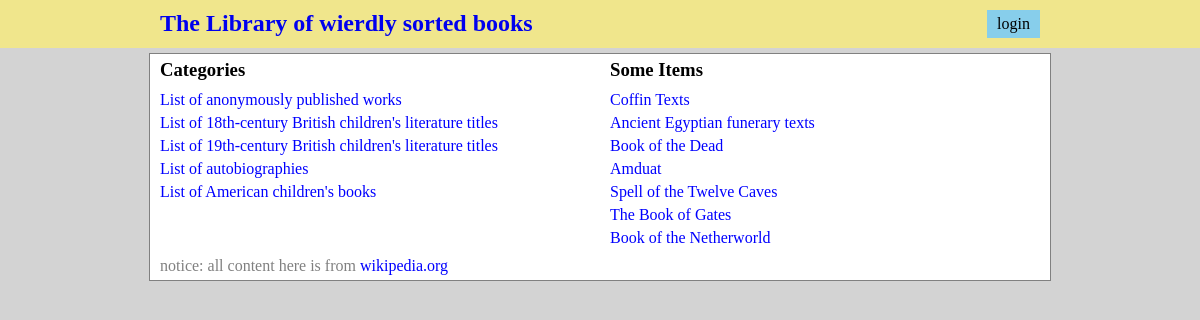
The page / on the database its author committed.
### databases/database_setup.py (models this page shows, shortened)
class Category(Base):
    __tablename__ = 'Category'
    id = Column(Integer, primary_key=True)
    name = Column(String(250), nullable=False)

class Item(Base):
    __tablename__ = 'Item'
    id = Column(Integer, primary_key=True)
    name = Column(String(80), nullable=False)
    description = Column(String(250))
    category_id = Column(Integer, ForeignKey('Category.id'))
    category = relationship(Category)
    user_id = Column(Integer, ForeignKey('User.id'))
    user = relationship(User)

### host.py (the view)
@app.route("/")
def main():
    session = DBSession()
    categories = session.query(Category).all()
    books = session.query(Item).limit(7).all()
    _books = []
    for book in books:
        category = session.query(Category).filter_by(id=book.category_id).one()
        _books.append([category, book])
    books = _books
    session.close()
    username = login_session.get('username', None)
    return render_template("main.html",
                           categories=categories,
                           books=books,
                           username=username)

### templates/main.html (shortened to what this page needs)
{% extends "base.html" %}
{% block extraload %}
    <link href="{{url_for('static', filename='css/main.css')}}" rel="stylesheet" type="text/css">
{% endblock %}
{% block content %}
    <div id="categories">
      <h3>Categories</h3>
      <ul>
          {% for category in categories %}
	  <li><a href={{url_for('show_category',category_name=category.name)}}>{{category.name}}</a></li>
          {% endfor %}
      </ul>
    </div>
    <div id="latest-items">
      <h3>Some Items</h3>
      <ul>
          {% for category, book in books %}
	      <li> <a href="{{url_for('show_book', category_name=category.name, book_name=book.name)}}"> {{book.name}} </a> </li>
          {% endfor %}
      </ul>
    </div>
{% endblock %}

### templates/base.html (shortened to what this page needs)
<!doctype html>
<html>
    <head>
    <link href="{{url_for('static', filename='css/page.css')}}" rel="stylesheet" type="text/css">
        {% block extraload %}
        {% endblock %}
    </head>
    <body>
        <div class="heading">
            <div class="head-limit">
            <a href="/"><h2>The Library of wierdly sorted books</h2></a>
	    {% if username %}
	    	<p id="logged-in-as">{{username}}</p>
	        <a id="logout-link" href="{{url_for('logout_user')}}">logout</a>
	    {% else %}
	        <a id="login-link" href="{{url_for('login_user')}}">login</a>
	    {% endif %}
            </div>
        </div>
        <div id="content">
            {% block content %}
            {% endblock %}
	<br>
        <p id="content-notice">notice: all content here is from <a href="https://www.wikipedia.org">wikipedia.org<a></p>
        </div>
    </body>
</html>

### static/css/page.css (style rules this page uses)
* { padding: 0; margin: 0; }
body { background: lightgrey; }
h2 { margin: 10px; display: inline-block; }
.heading { background: khaki; }
.head-limit { margin: 0 auto; width: 75%; overflow: hidden; }
#content { margin: 5px auto; width: 75%; border: 1px solid grey; background: white; overflow: hidden; }
#login-link, #logged-in-as, #logout-link { float: right; padding: 5px 10px; margin: 10px; background: skyblue; border: 0; text-decoration: none; color: black; }
#content-notice { color: grey; float: left; }

### static/css/main.css (style rules this page uses)
#content h3, h4 { padding: 5px 10px; }
#content a { color: blue; text-decoration: none; }
#content ul { list-style: none; }
#content li, p { margin: 5px 10px; }
#content p { color: grey; }
#categories { float: left; width: calc(50%); }
#latest-items { float: left; width: calc(50%); }

### rows shown on the page
Category: name "List of anonymously published works", name "Coffin Texts", name "Ancient Egyptian funerary texts", name "Book of the Dead", name "Amduat", name "Spell of the Twelve Caves", name "The Book of Gates", name "Book of the Netherworld"
Category: name "List of 18th-century British children's literature titles"
Category: name "List of 19th-century British children's literature titles"
Category: name "List of autobiographies"
Category: name "List of American children's books"
